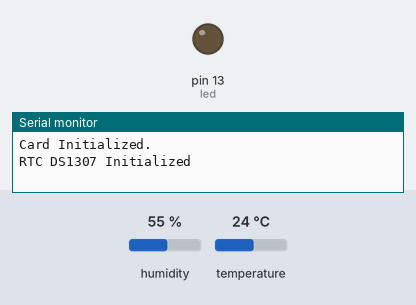
A program run on a simulated Arduino Uno, built with avr-gcc and run on an emulated ATmega328P. Shown: output pins drawn as LEDs (lit = HIGH), the last lines printed to the serial monitor. Dashed ring = blinking. Inputs (shaded band) come from the test bench; at power-on: humidity 55 %, temperature 24 °C. The local clock reads 2024-03-15 10:24:30 at power-on unless the program sets it; storage starts empty.

Above: at 2.0 s.
At 3.5 s:
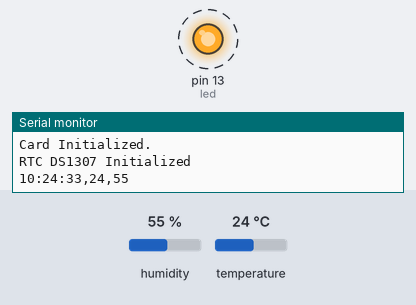
Timing chart, 0 to 5.6 s (numbered marks = the images above):
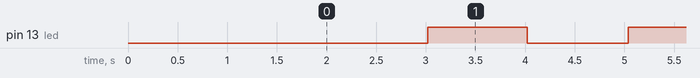

The program:

main.cpp
```cpp
#include <Arduino.h>
#include <RTClib.h>
#include <SD.h>
#include <DHT.h>
#include <DHT_U.h>

// Macros
#define FILE_NAME_SIZE          (13u)
#define SD_BUFFER_SIZE          (20u)
#define LED_TASK_TIME           (1000u)
#define DHT11_TASK_TIME         (2000u)
#define DHTPIN                  (2)
#define DHTTYPE                 (DHT11)

// Timestamp/Task Related Variables
static uint32_t led_timestamp = 0;
static uint32_t dht11_timestamp = 0;

// Led Related Variables
const int led = 13;
static boolean led_state = false;

// DHT11 Sensor Related Variables
static float temperature = 0.0;
static float humidity = 0.0;
DHT_Unified dht(DHTPIN, DHTTYPE);

// RTC Object and Related Variables
RTC_DS1307 rtc;
uint8_t day;
uint8_t month;
uint16_t year;
uint8_t hour;
uint8_t minute;
uint8_t second;

// SD Card Related Variables
const int chip_select = 4;
/* SD Card is attached to the SPI bus as follow
MOSI  -- 11
MISO  -- 12
CLK   -- 13
CS    -- 4
*/
char filename[FILE_NAME_SIZE] = { 0 };
char sd_buffer[SD_BUFFER_SIZE] = { 0 };
File my_file;

void setup()
{
  Serial.begin(9600);
  pinMode( led, OUTPUT);

  // see if the card is present and can be initialized
  if (!SD.begin(chip_select))
  {
    Serial.println("Card failed, or not present");
    /*Exit Program*/
    return;
  }
  Serial.println("Card Initialized.");

  // Check for RTC
  if ( !rtc.begin() )
  {
    Serial.println("Couldn't find the RTC");
    return;
  }
  Serial.println("RTC DS1307 Initialized");

  // Initialize DHT Sensor
  dht.begin();
  delay( 1000 );

  led_timestamp = millis();
  dht11_timestamp = millis();
}

void loop()
{
  // DHT11 Measurement and Logging Task
  if( millis() - dht11_timestamp >= DHT11_TASK_TIME )
  {
    dht11_timestamp = millis();
    // get temperature event and print its value
    sensors_event_t event_temp;
    // get humidity event and print its value
    sensors_event_t event_humid;

    dht.temperature().getEvent( &event_temp );
    dht.humidity().getEvent( &event_humid );

    // Check if any reads failed and exit early (to try again).
    if (isnan(event_temp.temperature) || isnan(event_humid.relative_humidity) )
    {
      Serial.println(F("Failed to read from DHT sensor!"));
    }
    else
    {
      // Read temperature as Celsius (the default)
      temperature = event_temp.temperature;
      // Read the humidity value
      humidity = event_humid.relative_humidity;

      // get the data from RTC
      DateTime now = rtc.now();
      day = now.day();
      month = now.month();
      year = now.year();
      year = year-2000u;
      hour = now.hour();
      minute = now.minute();
      second = now.second();

      // Saving only the integer part
      uint8_t temp = (uint8_t)temperature;
      uint8_t humid = (uint8_t)humidity;

      // prepare filename
      snprintf( filename, FILE_NAME_SIZE, "%.2d-%.2d-%d.txt", month, day, year);
      // Save data in the memory card
      snprintf( sd_buffer, SD_BUFFER_SIZE, "%.2d:%.2d:%.2d,%d,%d", \
                hour, minute, second, temp, humid );
      // printing SD card buffer data, for debugging or for plotting also
      Serial.println( sd_buffer );
      my_file = SD.open( filename, FILE_WRITE );
      my_file.println( sd_buffer );
      my_file.close();
    }
  }


  // LED Task
  if ( millis()-led_timestamp >= LED_TASK_TIME )
  {
    led_timestamp = millis();
    if ( led_state )
    {
      led_state = false;
      digitalWrite( led, HIGH);
    }
    else
    {
      led_state = true;
      digitalWrite( led, LOW);
    }
  }
}
```

Measured:
- by itself, pin 13 (led): alternates HIGH for 1.0 s and LOW for 1.0 s
